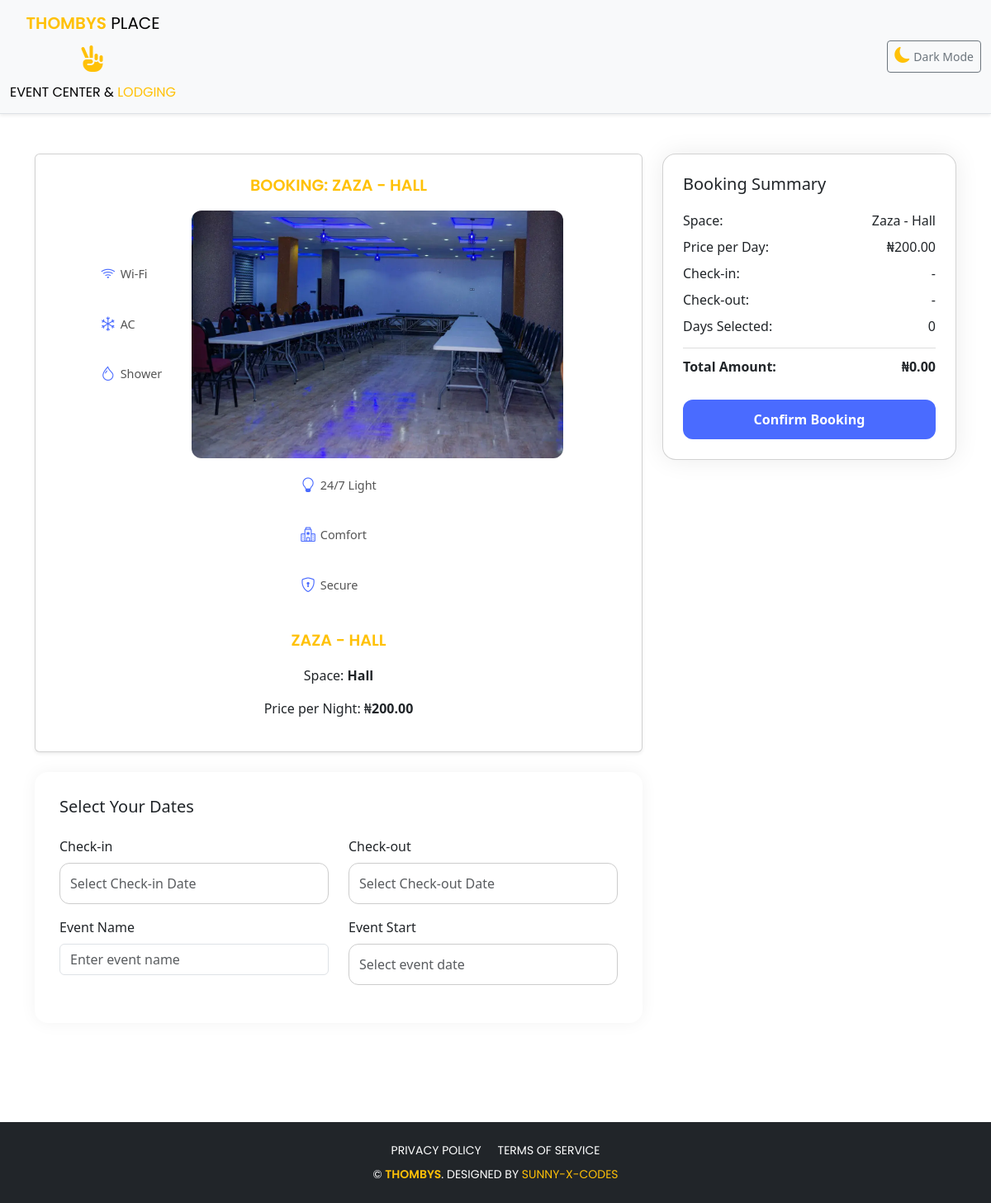
Screenshot of /bookings/checkout/1/ (signed in) with the database file from the repository.
### bookings/models.py (models this page shows, shortened)
class Space(models.Model):
    SPACE_TYPE_CHOICES = [
        ('room', 'Room'),
        ('hall', 'Hall'),
    ]
    space_number = models.CharField(max_length=10, unique=True)
    space_type = models.CharField(max_length=10, choices=SPACE_TYPE_CHOICES)
    name = models.CharField(max_length=100)
    price = models.DecimalField(max_digits=10, decimal_places=2)
    image = models.ImageField(upload_to='space_images/', blank=True, null=True)
    available = models.BooleanField(default=True)

### bookings/views.py (the view)
# urls.py: path('checkout/<int:space_id>/', views.checkout, name='checkout'),  # ✅ use space_id
@login_required
def checkout(request, space_id):
    space = get_object_or_404(Space, id=space_id)
    if request.method == 'POST':
        form = BookingForm(request.POST, initial={'space_type': space.space_type})
        amount_str = request.POST.get('calculated_amount')
        try:
            amount = Decimal(amount_str) if amount_str else space.price
        except Exception:
            amount = space.price
        if form.is_valid():
            cd = form.cleaned_data
            if space.space_type == 'room':
                booking = RoomBooking.objects.create(
                    user=request.user,
                    space=space,
                    check_in=cd['check_in'],
                    check_out=cd['check_out'],
                    amount=amount,
                    status='pending'
                )
            else:
                booking = HallBooking.objects.create(
                    user=request.user,
                    space=space,
                    check_in=cd['check_in'],
                    check_out=cd['check_out'],
                    event_name=cd['event_name'],
                    event_date=cd['event_date'],
                    amount=amount,
                    status='pending'
                )
            messages.success(request, "Booking submitted and is now pending approval.")
            return redirect('userprofile:dashboard')
    else:
        form = BookingForm(initial={'space_type': space.space_type})
    return render(request, 'bookings/checkout.html', {'space': space, 'form': form})

### bookings/forms.py (shortened to what this page needs)
class BookingForm(forms.Form):
    check_in = forms.DateField(widget=forms.TextInput(attrs={
        'class': 'form-control flatpickr-input',
        'placeholder': 'Select Check-in Date',
        'autocomplete': 'off'
    }))
    check_out = forms.DateField(widget=forms.TextInput(attrs={
        'class': 'form-control flatpickr-input',
        'placeholder': 'Select Check-out Date',
        'autocomplete': 'off'
    }))
    event_name = forms.CharField(required=False, widget=forms.TextInput(attrs={
        'class': 'form-control',
        'placeholder': 'Enter event name'
    }))
    event_date = forms.DateField(required=False, widget=forms.TextInput(attrs={
        'class': 'form-control flatpickr-input',
        'placeholder': 'Select event date',
        'autocomplete': 'off'
    }))

### bookings/templates/bookings/checkout.html (shortened to what this page needs)
{% load static %}
<!DOCTYPE html>
<html lang="en" data-bs-theme="light">
<head>
  <link href="https://cdn.jsdelivr.net/npm/bootstrap@5.3.0/dist/css/bootstrap.min.css" rel="stylesheet">
  <link rel="stylesheet" href="https://cdn.jsdelivr.net/npm/flatpickr/dist/flatpickr.min.css">
  <link rel="stylesheet" href="https://cdn.jsdelivr.net/npm/bootstrap-icons@1.10.0/font/bootstrap-icons.css">
  <link href="https://cdn.jsdelivr.net/npm/bootstrap-icons@1.11.3/font/bootstrap-icons.css" rel="stylesheet">
<link rel="stylesheet" href="https://cdnjs.cloudflare.com/ajax/libs/font-awesome/6.5.0/css/all.min.css" />
</head>
<body>
<nav class="navbar navbar-expand-lg bg-body-tertiary border-bottom shadow-sm">
  <div class="container-fluid">
<a class="navbar-brand pe-xl-5 pe-lg-4 d-flex flex-column align-items-center" href="{% url 'home' %}">
  <span class="text-center">
    <span class="thombys-text">THOMBYS</span> <span id="place">PLACE</span>
  </span>
  <span class="d-flex flex-column align-items-center mt-1" style="font-weight: 100;">
    <i class="fas fa-hand-peace icon-yellow" style="font-size: 2rem; margin-bottom: 0.5rem; margin-top: 0.5rem;"></i>
    <span class="event_center" style="font-size: 1rem; font-weight: normal; margin-top: 0.3rem; color: inherit !important;">
      EVENT CENTER & <span class="text-yellow">LODGING</span>
    </span>
  </span>
</a>
    <div class="collapse navbar-collapse justify-content-end" id="navbarNavDropdown">
      <ul class="navbar-nav mb-2 mb-lg-0">
        <li class="nav-item">
          <button class="btn btn-sm btn-outline-secondary ms-3" id="themeToggle">
            <i class="bi bi-moon-fill me-1"></i><span id="themeLabel">Dark Mode</span>
          </button>
        </li>
      </ul>
    </div>
  </div>
</nav>
<div class="container py-5">
  <div class="row">
    <div class="col-lg-8 mb-4">
      <div class="card shadow-sm mb-4 p-4">
       <div class="booking-header">
  Booking: {{ space.name }} - {{ space.get_space_type_display }}
</div>
        <div class="icon-wrapper">
          <div class="icon-group">
            <div class="icon-label"><i class="bi bi-wifi"></i>Wi-Fi</div>
            <div class="icon-label"><i class="bi bi-snow"></i>AC</div>
            <div class="icon-label"><i class="bi bi-droplet"></i>Shower</div>
          </div>
          {% if space.image %}
            <div class="px-3">
              <img src="{{ space.image.url }}" class="centered-image img-fluid" alt="{{ space.name }}">
            </div>
          {% endif %}
          <div class="icon-group">
            <div class="icon-label"><i class="bi bi-lightbulb"></i>24/7 Light</div>
            <div class="icon-label"><i class="bi bi-hospital"></i>Comfort</div>
            <div class="icon-label"><i class="bi bi-shield-lock"></i>Secure</div>
          </div>
        </div>
        <div class="booking-meta mt-3">
          <div class="booking-header">{{ space.name }} - {{ space.get_space_type_display }}</div>
          <p>Space: <strong>{{ space.get_space_type_display }}</strong></p>
          <p>Price per Night: ₦<strong><span id="spacePrice">{{ space.price|default:"0.00" }}</span></strong></p>
        </div>
      </div>
<form method="POST" action="{% url 'bookings:process_booking' %}" class="form-section" id="bookingForm">
  <h5 class="mb-4 text-dark">Select Your Dates</h5>
  <div class="row gy-3 mb-3">
    <div class="col-12 col-md-6">
      <label for="id_check_in" class="form-label">Check-in</label>
      {{ form.check_in }}
    </div>
    <div class="col-12 col-md-6">
      <label for="id_check_out" class="form-label">Check-out</label>
      {{ form.check_out }}
    </div>
  </div>
  {% if space.space_type == 'hall' %}
    <div class="row gy-3 mb-3">
      <div class="col-12 col-md-6">
        <label for="id_event_name" class="form-label">Event Name</label>
        {{ form.event_name }}
      </div>
      <div class="col-12 col-md-6">
        <label for="id_event_date" class="form-label">Event Start</label>
        {{ form.event_date }}
      </div>
    </div>
  {% endif %}
</form>
    </div>
    <div class="col-lg-4">
      <div class="card booking-summary-card p-4">
        <h5 class="mb-3 text-dark">Booking Summary</h5>
        <div class="summary-item">
          <span>Space:</span>
          <span>{{ space.name }} - {{ space.get_space_type_display }}</span>
        </div>
        <div class="summary-item">
          <span>Price per Day:</span>
          <span>₦{{ space.price|floatformat:2 }}</span>
        </div>
        <div class="summary-item">
          <span>Check-in:</span>
          <span id="summaryCheckIn">-</span>
        </div>
        <div class="summary-item">
          <span>Check-out:</span>
          <span id="summaryCheckOut">-</span>
        </div>
        <div class="summary-item">
          <span>Days Selected:</span>
          <span id="daysCount">0</span>
        </div>
        <div class="summary-item summary-total">
          <span>Total Amount:</span>
          <span>₦<span id="totalAmount">0.00</span></span>
        </div>
    <button type="submit" class="btn-pay mt-4" form="bookingForm">Confirm Booking</button>
      </div>
    </div>
  </div>
</div>
<footer class="bg-dark text-white py-4 mt-5 text-center" style="font-family: 'Poppins', sans-serif;">
  <div class="container text-uppercase">
    <nav class="mb-2 small" aria-label="Footer navigation">
      <a href="#" class="text-white text-decoration-none me-3">Privacy Policy</a>
      <a href="#" class="text-white text-decoration-none">Terms of Service</a>
    </nav>
    <div class="small">
      &copy; {{ now|date:"Y" }} <span class="thombys-text">Thombys</span>. Designed by
      <a href="https://sunny-x-codes.example" target="_blank" rel="noopener" class="text-yellow text-decoration-none">Sunny-x-codes</a>
    </div>
  </div>
</footer>
</body>
</html>

### bookings/templates/bookings/checkout.html (style rules this page uses)
body { font-family: 'Segoe UI', sans-serif; background-color: var(--bs-body-bg); color: var(--bs-body-color); }
.flatpickr-input { border-radius: 12px; padding: 12px; border: 1px solid #ccc; background-color: var(--bs-body-bg); color: var(--bs-body-color); transition: border-color 0.3s ease-in-out; width: 100%; }
.booking-summary-card { border-radius: 16px; box-shadow: 0 0 30px rgba(0,0,0,0.08); overflow: hidden; background-color: var(--bs-body-bg); color: var(--bs-body-color); }
.centered-image { max-height: 300px; object-fit: cover; border-radius: 12px; width: 100%; height: auto; }
.summary-item { display: flex; justify-content: space-between; padding: 4px 0; }
.summary-total { font-weight: bold; border-top: 1px solid #ddd; margin-top: 10px; padding-top: 10px; }
.btn-pay { background-color: #4a6bff; color: white; font-weight: 600; padding: 12px; border-radius: 12px; width: 100%; border: none; transition: all 0.2s; }
.form-section { background-color: var(--bs-body-bg); color: var(--bs-body-color); padding: 30px; border-radius: 16px; box-shadow: 0 0 20px rgba(0,0,0,0.05); }
.icon-label { font-size: 0.9rem; color: #555; margin-bottom: 10px; display: flex; align-items: center; }
.icon-label i { margin-right: 6px; font-size: 1.1rem; color: #4a6bff; }
.icon-wrapper { display: flex; justify-content: center; align-items: center; gap: 20px; flex-wrap: wrap; }
.icon-group { display: flex; flex-direction: column; gap: 10px; }
.booking-header { text-align: center; font-size: 1.5rem; font-weight: 700; color: #4a6bff; margin-bottom: 15px; }
.booking-meta { text-align: center; margin-top: 10px; color: var(--bs-body-color); }
.booking-header,i { color: #ffc107; font-family: 'Poppins', sans-serif; text-transform: uppercase; font-weight: 600; font-size: 1.2rem; }
@media (min-width: 769px) { .icon-group .icon-label { margin-bottom: 24px; } }
.navbar-brand { font-family: 'Poppins', sans-serif; text-transform: uppercase; }
.thombys-text, .icon-yellow { color: #ffc107 !important; font-weight: 600; }
.event_center { color: white !important; transition: color 0.3s ease; }
.event_center .text-yellow { color: #ffc107 !important; }
#place { transition: color 0.3s ease; }
.thombys-text { color: #ffc107 !important; font-weight: 600; }
.text-yellow { color: #ffc107 !important; }

### rows the page displays
Space: name "ZAZA", space_type "HALL", image (picture), space_type "Hall", price "200.00", name "Zaza"
